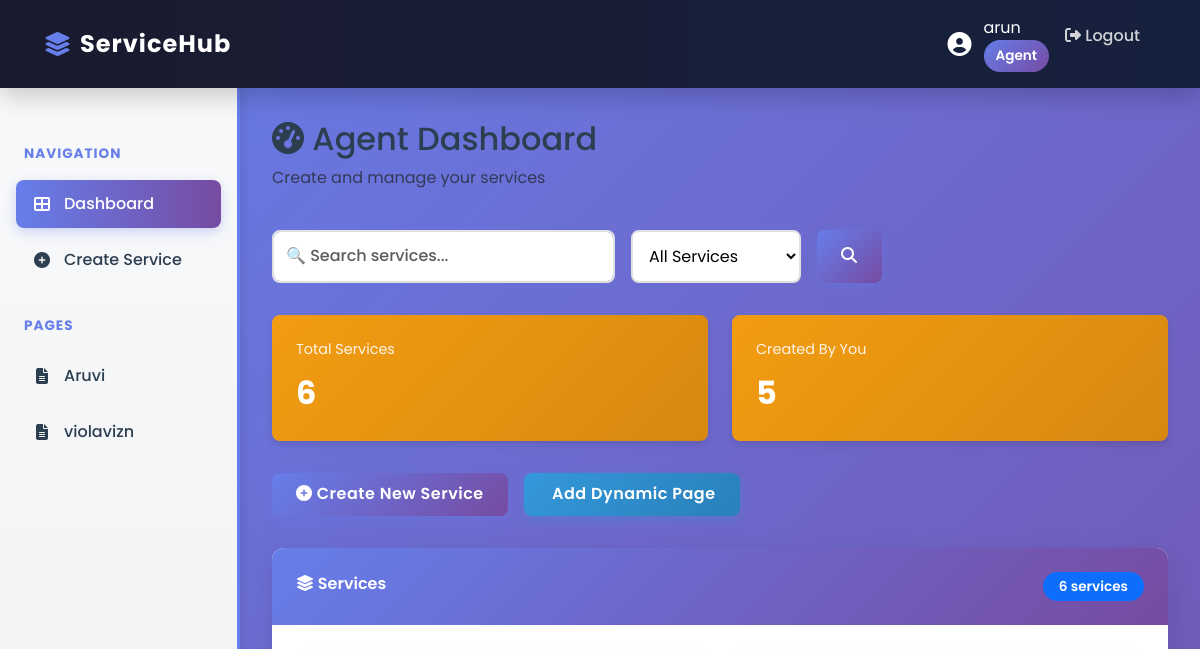
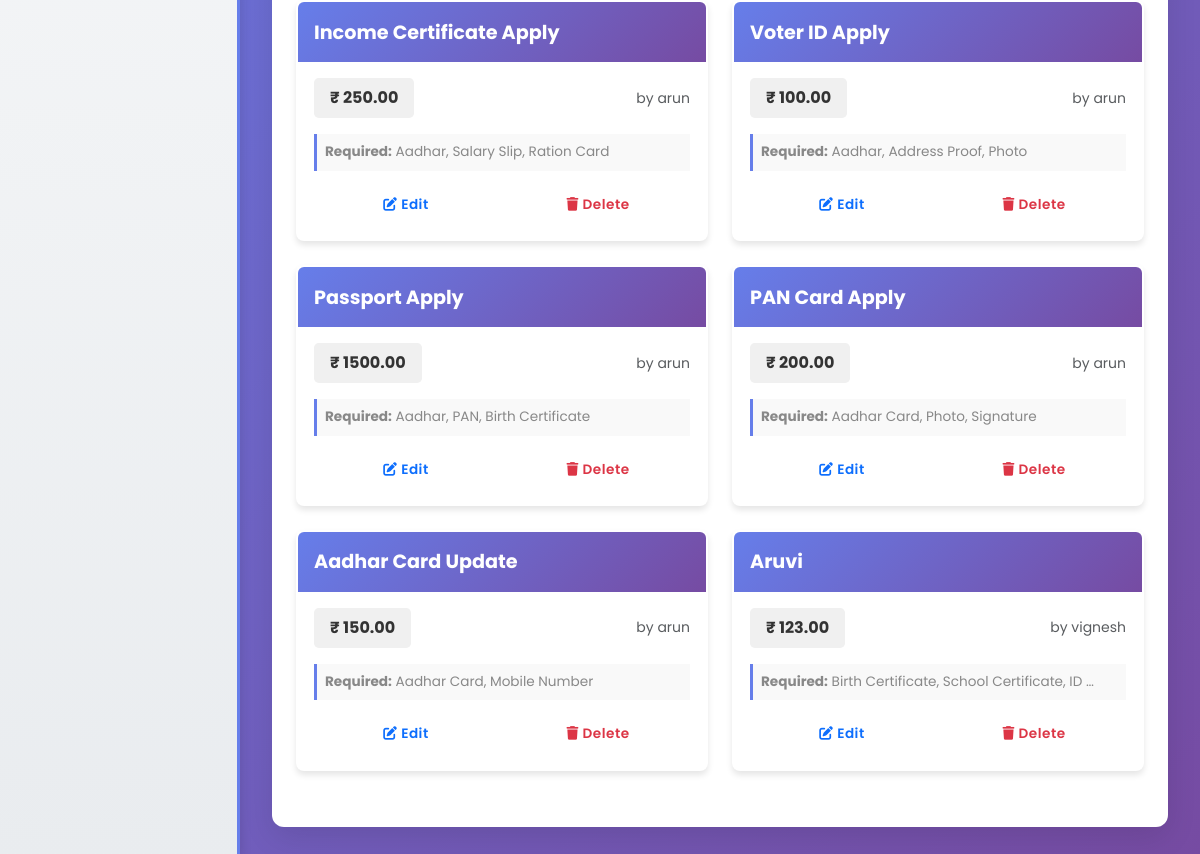
The app's page / (signed in), older data (2 pictures, top to bottom).
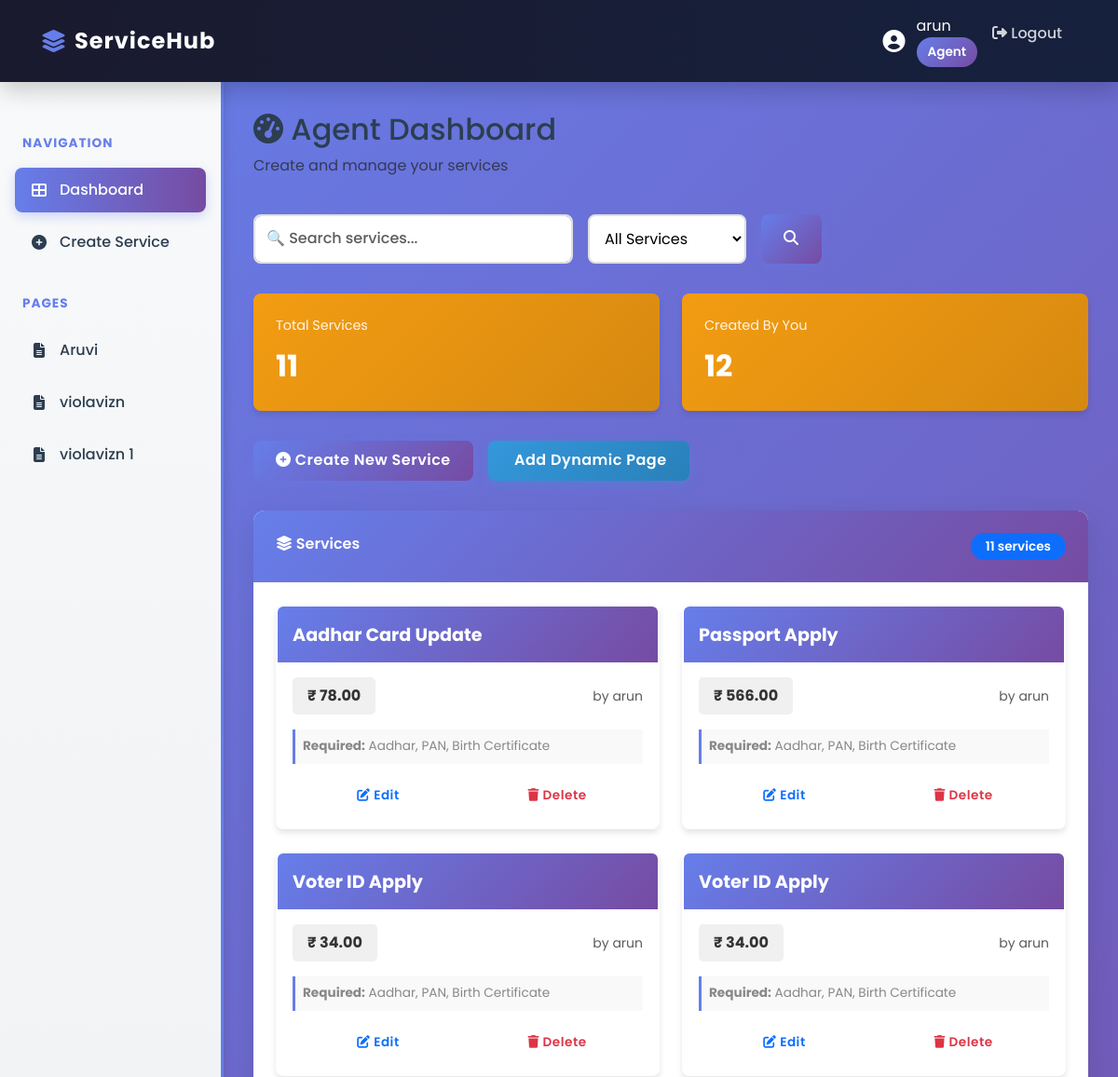
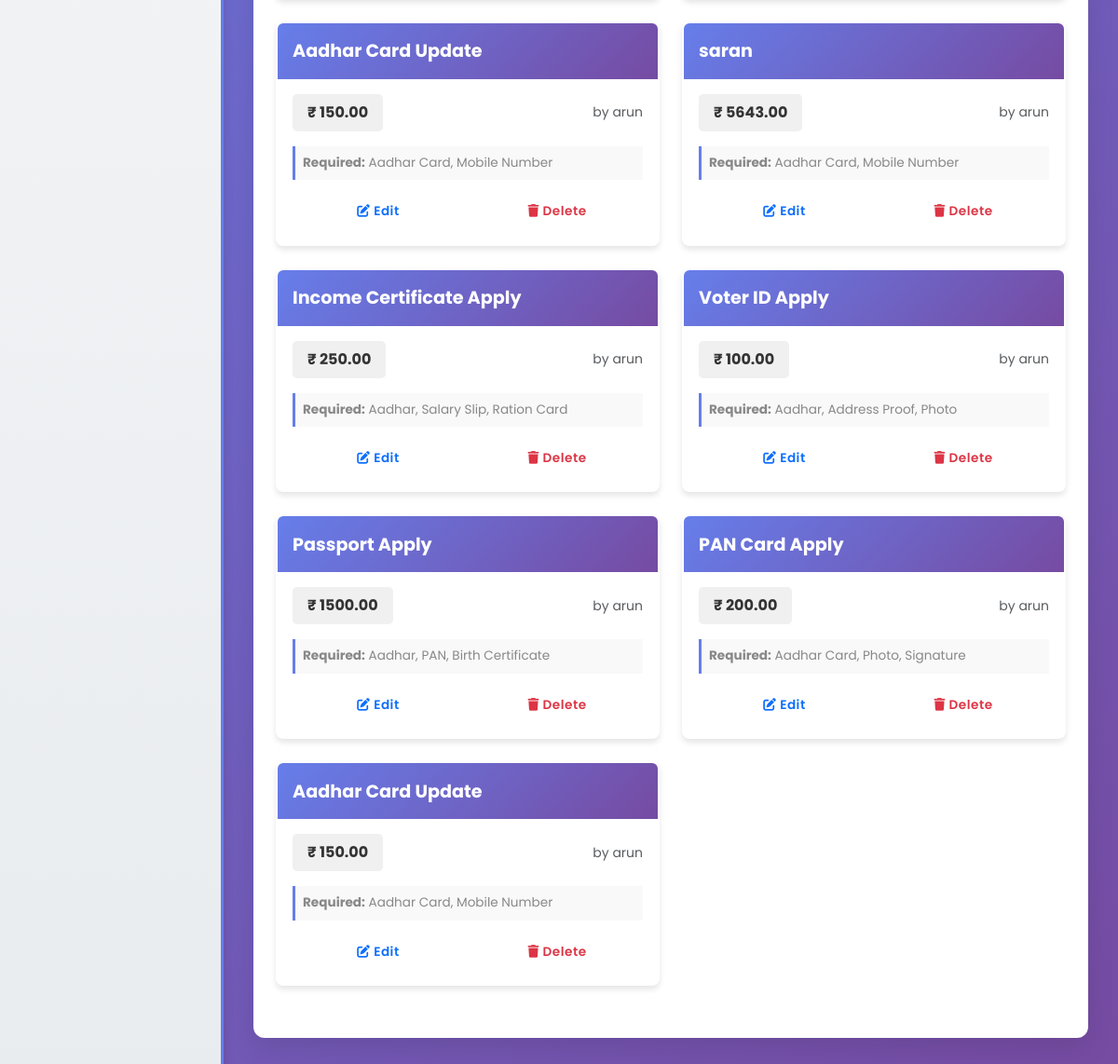
The same page, newer data (2 pictures, top to bottom).
### core/models.py (models this page shows, shortened)
class Profile(models.Model):
    ROLE_CHOICES = [
        ("admin", "Admin"),
        ("agent", "Agent"),
        ("user", "User"),
    ]
    user = models.OneToOneField(User, on_delete=models.CASCADE)
    role = models.CharField(max_length=16, choices=ROLE_CHOICES, default="user")

class DynamicPage(models.Model):
    name = models.CharField(max_length=200, unique=True)
    slug = models.SlugField(max_length=220, unique=True, blank=True)
    description = models.TextField(blank=True)
    created_by = models.ForeignKey(User, on_delete=models.SET_NULL, null=True, related_name="dynamic_pages")
    created_at = models.DateTimeField(auto_now_add=True)

class Service(models.Model):
    name = models.CharField(max_length=250)
    charges = models.DecimalField(max_digits=10, decimal_places=2)
    documents_required = models.CharField(max_length=500, blank=True)
    tutorial_link = models.URLField(blank=True, null=True)
    apply_link = models.URLField(blank=True, null=True)
    created_by = models.ForeignKey(User, on_delete=models.SET_NULL, null=True, related_name="services")
    page = models.ForeignKey("DynamicPage", on_delete=models.CASCADE, related_name="services", null=True, blank=True)
    created_at = models.DateTimeField(auto_now_add=True)

### core/views.py (the view)
# urls.py: path("", views.dashboard, name="dashboard"),
@login_required
def dashboard(request):
    role = _user_role(request.user)
    if role == "anonymous":
        return redirect("login_board")
    if role not in ["admin", "agent"]:
        pass
    services = Service.objects.filter(page__isnull=True).order_by("-created_at")
    pages = DynamicPage.objects.all().order_by("name")
    search_query = request.GET.get('search', '')
    if search_query:
        services = services.filter(name__icontains=search_query)
    context = {
        "services": services,
        "pages": pages,
        "role": role,
        "can_manage": _can_manage_services(request.user),
        "page_title": f"{role.capitalize()} Dashboard",
        "page_description": f"Welcome to your {role} dashboard.",
        "search_query": search_query,
        "service_count": services.count(),
    }
    if role == "admin":
        context.update({
            "users": User.objects.all().order_by("-date_joined"),
            "total_users": User.objects.count(),
            "total_agents": User.objects.filter(profile__role="agent").count(),
            "total_regular_users": User.objects.filter(profile__role="user").count(),
        })
    elif role == "agent":
        user_services = Service.objects.filter(created_by=request.user)
        context.update({
            "user_services_count": user_services.count(),
        })
    return render(request, "core/unified_dashboard.html", context)

### core/views.py (called while the page is built)
def _user_role(user):
    if not user.is_authenticated:
        return "anonymous"
    return getattr(user.profile, "role", "user")

def _can_manage_services(user):
    return _user_role(user) in ["admin", "agent"]

### core/templates/core/unified_dashboard.html (shortened to what this page needs)
{% extends 'core/base.html' %}
{% load custom_filters %}
{% block content %}
<div class="dashboard-header">
    <div class="header-content">
        <h1>
            <i class="fas fa-tachometer-alt"></i>
            {% if role == 'admin' %}
                Admin Dashboard
            {% elif role == 'agent' %}
                Agent Dashboard
            {% endif %}
        </h1>
        <p class="text-muted">
            {% if role == 'admin' %}
                Manage all users, services, and system resources
            {% elif role == 'agent' %}
                Create and manage your services
            {% endif %}
        </p>
    </div>
    <form method="GET" class="search-bar-container">
        <input
            type="text"
            name="search"
            class="form-control"
            placeholder="🔍 Search services..."
            value="{{ search_query|default:'' }}"
            id="serviceSearch"
        >
        <select class="filter-dropdown" name="filter" id="filterDropdown">
            <option value="all">All Services</option>
        </select>
        <button type="submit" class="btn btn-primary">
            <i class="fas fa-search"></i>
        </button>
    </form>
</div>
{% if role == 'admin' %}
<div class="stats-container">
    <div class="stat-card admin">
        <div class="stat-label">Total Users</div>
        <div class="stat-value">{{ total_users }}</div>
    </div>
    <div class="stat-card admin">
        <div class="stat-label">Agents</div>
        <div class="stat-value">{{ total_agents }}</div>
    </div>
    <div class="stat-card admin">
        <div class="stat-label">Regular Users</div>
        <div class="stat-value">{{ total_regular_users }}</div>
    </div>
    <div class="stat-card admin">
        <div class="stat-label">Services</div>
        <div class="stat-value">{{ service_count }}</div>
    </div>
</div>
{% elif role == 'agent' %}
<div class="stats-container">
    <div class="stat-card agent">
        <div class="stat-label">Total Services</div>
        <div class="stat-value">{{ service_count }}</div>
    </div>
    <div class="stat-card agent">
        <div class="stat-label">Created By You</div>
        <div class="stat-value">{{ user_services_count }}</div>
    </div>
</div>
{% endif %}
{% if can_manage %}
<div class="action-bar">
    <a href="{% url 'add_service' %}" class="btn btn-primary">
        <i class="fas fa-plus-circle"></i> Create New Service
    </a>
    {% if role == 'admin' %}
    <a href="{% url 'add_page' %}" class="btn btn-info">
        <i class="fas fa-file-plus"></i> Add Dynamic Page
    </a>
    <a href="{% url 'user_list' %}" class="btn btn-success">
        <i class="fas fa-users"></i> Manage Users
    </a>
    {% elif role == 'agent' %}
    <a href="{% url 'add_page' %}" class="btn btn-info">
         Add Dynamic Page
    </a>
    {% endif %}
</div>
{% endif %}
<div class="card">
    <div class="card-header">
        <i class="fas fa-layer-group"></i> Services
        {% if can_manage %}
        <span class="badge bg-primary float-end">{{ services|length }} service{{ services|length|pluralize }}</span>
        {% endif %}
    </div>
    <div class="card-body">
        {% if services %}
        <div class="service-cards-container" id="serviceContainer">
            {% for service in services %}
            <div class="service-card" onclick="window.location='{% url 'service_detail' service.id %}'" data-service-id="{{ service.id }}">
                <div class="service-card-header">
                    <h3 class="service-card-title">{{ service.name }}</h3>
                </div>
                <div class="service-card-body">
                    <div class="service-meta">
                        <span class="service-price">₹ {{ service.charges }}</span>
                        <small class="text-muted">by {{ service.created_by.first_name|default:service.created_by.username }}</small>
                    </div>
                    {% if service.documents_required %}
                    <div class="service-documents">
                        <strong>Required:</strong> {{ service.documents_required|truncatewords:5 }}
                    </div>
                    {% endif %}
                    {% if can_manage %}
                    <div class="service-actions">
                        <a href="{% url 'edit_service' service.id %}" class="btn btn-sm btn-outline-primary" onclick="event.stopPropagation();">
                            <i class="fas fa-edit"></i> Edit
                        </a>
                        <a href="{% url 'delete_service' service.id %}" class="btn btn-sm btn-outline-danger" onclick="event.stopPropagation();">
                            <i class="fas fa-trash"></i> Delete
                        </a>
                    </div>
                    {% else %}
                    <div class="mt-3">
                        <a href="{{ service.apply_link }}" class="btn btn-primary btn-sm w-100" onclick="event.stopPropagation();">
                            <i class="fas fa-external-link-alt"></i> Apply Now
                        </a>
                    </div>
                    {% endif %}
                </div>
            </div>
            {% endfor %}
        </div>
        {% endif %}
    </div>
</div>
{% endblock %}

### core/templates/core/base.html (shortened to what this page needs)
<!DOCTYPE html>
<html lang="en">
<head>
    <link href="https://cdn.jsdelivr.net/npm/bootstrap@5.3.0/dist/css/bootstrap.min.css" rel="stylesheet">
    <link rel="stylesheet" href="https://cdnjs.cloudflare.com/ajax/libs/font-awesome/6.4.0/css/all.min.css">
</head>
<body>
    <nav class="navbar navbar-expand-lg navbar-dark">
        <div class="container-fluid">
            <a class="navbar-brand" href="{% url 'dashboard' %}">
                <i class="fas fa-layer-group"></i> ServiceHub
            </a>
            <div class="collapse navbar-collapse" id="navbarNav">
                <ul class="navbar-nav ms-auto">
                    {% if user.is_authenticated %}
                    <li class="nav-item">
                        <div class="user-info">
                            <i class="fas fa-user-circle" style="font-size: 1.5rem;"></i>
                            <div>
                                <div>{{ user.first_name|default:user.username }}</div>
                                <div class="user-badge">{{ user.profile.get_role_display }}</div>
                            </div>
                        </div>
                    </li>
                    <li class="nav-item">
                        <a class="nav-link" href="{% url 'logout' %}">
                            <i class="fas fa-sign-out-alt"></i> Logout
                        </a>
                    </li>
                    {% endif %}
                </ul>
            </div>
        </div>
    </nav>
    {% if user.is_authenticated %}
    <div class="layout-wrapper">
        <div class="sidebar" id="sidebar">
            <div class="sidebar-title">Navigation</div>
            {% if user.profile.role == 'admin' %}
            <a href="{% url 'dashboard' %}" class="nav-link active">
                <i class="fas fa-th-large"></i> Dashboard
            </a>
            <a href="{% url 'user_list' %}" class="nav-link">
                <i class="fas fa-users"></i> Manage Users
            </a>
            <a href="{% url 'add_service' %}" class="nav-link">
                <i class="fas fa-plus-circle"></i> Create Service
            </a>
            {% elif user.profile.role == 'agent' %}
            <a href="{% url 'dashboard' %}" class="nav-link active">
                <i class="fas fa-th-large"></i> Dashboard
            </a>
            <a href="{% url 'add_service' %}" class="nav-link">
                <i class="fas fa-plus-circle"></i> Create Service
            </a>
            {% else %}
            <a href="{% url 'dashboard' %}" class="nav-link active">
                <i class="fas fa-th-large"></i> Dashboard
            </a>
            {% endif %}
            <div class="sidebar-title">Pages</div>
            {% for page in pages %}
            <a href="{% url 'dynamic_page' slug=page.slug %}" class="nav-link">
                <i class="fas fa-file-alt"></i> {{ page.name }}
            </a>
            {% empty %}
            <p class="text-muted" style="padding: 1rem;">No pages available</p>
            {% endfor %}
        </div>
        <div class="main-content">
    {% else %}
    <div style="padding: 2rem;">
        <div class="container">
    {% endif %}
    {% block content %}{% endblock %}
    {% if user.is_authenticated %}
        </div>
    </div>
    {% else %}
        </div>
    </div>
    {% endif %}
</body>
</html>

### core/templates/core/base.html (style rules this page uses)
* { margin: 0; padding: 0; box-sizing: border-box; }
body { font-family: 'Poppins', sans-serif; background: linear-gradient(135deg, #667eea 0%, #764ba2 100%); min-height: 100vh; color: #2c3e50; }
.navbar { background: linear-gradient(90deg, #1a1a2e 0%, #16213e 100%) !important; box-shadow: 0 8px 24px rgba(0, 0, 0, 0.2); padding: 1rem 2rem !important; animation: slideDown 0.5s ease-out; position: sticky; top: 0; z-index: 1000; }
.navbar-brand { font-weight: 700; font-size: 1.5rem; color: #fff !important; letter-spacing: 1px; transition: all 0.3s ease; display: flex; align-items: center; gap: 0.5rem; }
.navbar-brand i { color: #667eea; }
.nav-link { color: rgba(255, 255, 255, 0.8) !important; position: relative; overflow: hidden; font-weight: 500; transition: color 0.3s ease; margin: 0 0.5rem; }
.nav-link::after { content: ''; position: absolute; bottom: -2px; left: 0; width: 0; height: 3px; background: linear-gradient(90deg, #667eea, #764ba2); transition: width 0.3s ease; }
.user-info { display: flex; align-items: center; gap: 0.75rem; color: white; }
.user-badge { background: linear-gradient(135deg, #667eea 0%, #764ba2 100%); color: white; padding: 0.35rem 0.75rem; border-radius: 20px; font-size: 0.85rem; font-weight: 600; }
.layout-wrapper { display: flex; min-height: calc(100vh - 70px); gap: 0; }
.sidebar { width: 240px; background: linear-gradient(180deg, #f8f9fa 0%, #e9ecef 100%); border-right: 3px solid #667eea; overflow-y: auto; padding: 1.5rem 0; box-shadow: 2px 0 10px rgba(0, 0, 0, 0.1); animation: slideUp 0.5s ease-out; }
.sidebar .nav-link { color: #2c3e50 !important; margin: 0.5rem 1rem; padding: 0.75rem 1rem !important; border-radius: 8px; position: relative; font-weight: 500; display: flex; align-items: center; gap: 0.75rem; transition: all 0.3s ease; overflow: hidden; }
.sidebar .nav-link i { width: 20px; text-align: center; }
.sidebar .nav-link.active { background: linear-gradient(90deg, #667eea 0%, #764ba2 100%); color: white !important; box-shadow: 0 4px 12px rgba(102, 126, 234, 0.3); }
.sidebar-title { padding: 1rem 1.5rem 0.5rem; font-weight: 700; color: #667eea; font-size: 0.85rem; text-transform: uppercase; letter-spacing: 1px; margin-top: 1rem; }
.main-content { flex: 1; overflow-y: auto; padding: 2rem; animation: fadeIn 0.6s ease-out; }
.card { border: none; border-radius: 12px; box-shadow: 0 10px 30px rgba(0, 0, 0, 0.1); overflow: hidden; position: relative; background: white; transition: all 0.4s cubic-bezier(0.23, 1, 0.32, 1); animation: fadeIn 0.6s ease-out; }
.card::before { content: ''; position: absolute; top: 0; left: -100%; width: 100%; height: 100%; background: linear-gradient(90deg, transparent, rgba(255, 255, 255, 0.3), transparent); transition: left 0.5s; pointer-events: none; }
.card-header { background: linear-gradient(135deg, #667eea 0%, #764ba2 100%); color: white; border: none; padding: 1.5rem; font-weight: 600; }
.card-body { padding: 1.5rem; }
.btn { border-radius: 8px; font-weight: 600; letter-spacing: 0.5px; transition: all 0.3s ease; position: relative; overflow: hidden; border: none; padding: 0.6rem 1.5rem; }
.btn::before { content: ''; position: absolute; top: 0; left: -100%; width: 100%; height: 100%; background: rgba(255, 255, 255, 0.2); transition: left 0.3s; pointer-events: none; }
.btn-primary { background: linear-gradient(135deg, #667eea 0%, #764ba2 100%); box-shadow: 0 4px 12px rgba(102, 126, 234, 0.3); color: white; }
.btn-info { background: linear-gradient(135deg, #3498db 0%, #2980b9 100%); color: white; box-shadow: 0 4px 12px rgba(52, 152, 219, 0.3); }
.btn-sm { padding: 0.4rem 1rem; font-size: 0.9rem; }
.form-control { border: 2px solid #e0e0e0; border-radius: 8px; padding: 0.75rem 1rem; transition: all 0.3s ease; font-weight: 500; }
.badge { padding: 0.5rem 1rem; border-radius: 20px; font-weight: 600; font-size: 0.85rem; }

Row changes from the older to the newer data that the page shows:
removed Service: name "Aruvi", charges "123.00", created_by.first_name "vignesh", documents_required "Birth Certificate, School Certificate, ID …"
added DynamicPage: name "violavizn 1"
added Service: name "Aadhar Card Update", charges "78.00", created_by.first_name "arun", documents_required "Aadhar, PAN, Birth Certificate"
added Service: name "Passport Apply", charges "566.00", created_by.first_name "arun", documents_required "Aadhar, PAN, Birth Certificate"
added Service: name "Voter ID Apply", charges "34.00", created_by.first_name "arun", documents_required "Aadhar, PAN, Birth Certificate"
added Service: name "Voter ID Apply", charges "34.00", created_by.first_name "arun", documents_required "Aadhar, PAN, Birth Certificate"
added Service: name "Aadhar Card Update", charges "150.00", created_by.first_name "arun", documents_required "Aadhar Card, Mobile Number"
added Service: name "saran", charges "5643.00", created_by.first_name "arun", documents_required "Aadhar Card, Mobile Number"
Text that changed along with them:
{{ service_count }}: "6" → "11"
{{ user_services_count }}: "5" → "12"
{{ services|length }}: "6" → "11"
